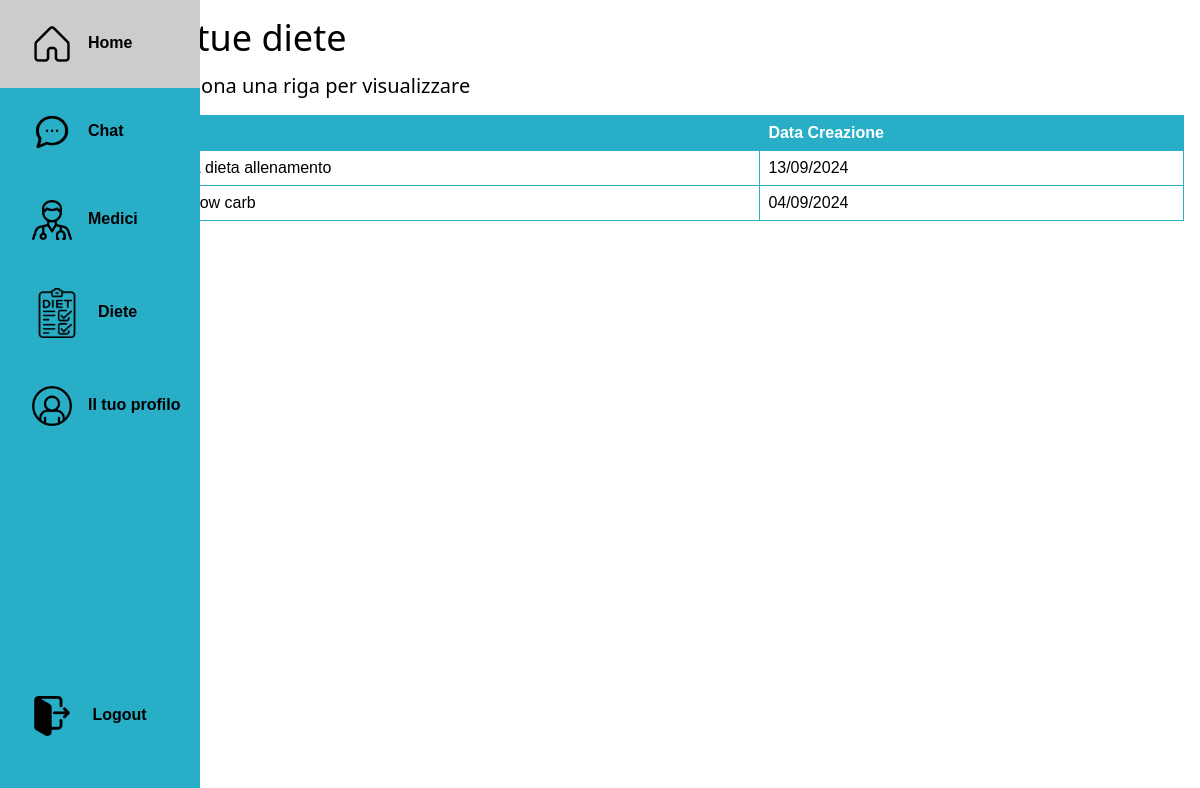
The app's page /diet/ (signed in) with its own data.
### myapp/models.py (models this page shows)
class Dieta(models.Model):
    id_medico = models.ForeignKey(Utente, null=True, on_delete=models.CASCADE, related_name='IDMedico')
    paziente = models.ForeignKey(Utente, null=True, on_delete=models.CASCADE, related_name='IDPaziente')
    data = models.DateTimeField()
    nome = models.CharField(max_length=60, blank=True)

### myapp/views.py (the view)
# urls.py: path('diet/', views.diet, name='diet'),
@login_required(login_url='login')
def diet(request):
    paz=get_object_or_404(Utente, id=request.user.id)
    diete = Dieta.objects.filter(paziente=paz).order_by('-data')
    diete_info = []
    for dieta in diete:
            pasti = Pasto.objects.filter(idDieta=dieta)
            pasti_info = []
            for pasto in pasti:
                alimento = get_object_or_404(Alimento, pk=pasto.idalimento_id)
                pasti_info.append({
                    'id': pasto.id,
                    'nome_alimento': alimento.nome,
                    'proteine': alimento.proteine,
                    'grassi': alimento.grassi,
                    'carboidrati': alimento.carboidrati,
                    'calorie': alimento.calorie,
                    'quantita': pasto.qta,
                    'tipo': pasto.tipo,
                    'giorno': pasto.giorno,
                })
            diete_info.append({
                'id': dieta.id,
                'nome': dieta.nome,
                'data': dieta.data,
                'pasti': pasti_info
            })
    context = {
        'diete' : diete_info
    }
    return render(request, 'diet/diet.html', context)

### myapp/templates/diet/diet.html (shortened to what this page needs)
{% extends 'base.html' %}
{% load static %}
{% block content %}
<link rel="stylesheet" href="{% static 'css/diet.css' %}">
<div class="w3-margin-left w3-margin-right">
    <h1>Le tue diete</h1>
    <h4>Seleziona una riga per visualizzare</h4>
    <div class="summary w3-margin-top" style="width: 100%;">
        <table>
            <tr>
                <th>Dieta</th>
                <th>Data Creazione</th>
            </tr>
            {% for d in diete %}
            <tr onclick="showDietaDetails('{{ d.id }}')" style="cursor: pointer;">
                <td>{{ d.nome }}</td>
                <td>{{ d.data|date:"d/m/Y" }}</td>
            </tr>
            {% empty %}
            <tr>
                <td colspan="2"><strong>Non ci sono diete registrate per questo paziente.</strong></td>
            </tr>
            {% endfor %}
        </table>
    </div>
    <div class="scroll-pane  w3-margin-left  w3-margin-right"
        style="display:flex;border: 1px solid white; overflow-y: auto; height: 100%; width: 100%; margin-bottom: 5%;">
    </div>
</div>
{% endblock %}

### static/css/styles.css (style rules this page uses)
table { border-collapse: collapse; width: 100%; margin-bottom: 1em; }
table, th, td { border: 1px solid #28afc7; }
th, td { padding: 8px; text-align: left; }
th { background-color: #28afc7; color: white; }
html { box-sizing: border-box }
*, *:before, *:after { box-sizing: inherit }
html { -ms-text-size-adjust: 100%; -webkit-text-size-adjust: 100% }
html, body { font-family: Arial, sans-serif; margin: 0; padding: 0; display: flex; margin: 0; height: 100%; width: 100%; }
html { overflow-x: hidden }
h1 { font-size: 36px; font-family: Garamond, serif; }
h4 { font-size: 20px }
h1, h2, h3, h4, h5, h6 { font-family: "Segoe UI", Arial, sans-serif; font-weight: 400; margin: 10px 0 }
.w3-margin-top { margin-top: 16px !important }
.w3-margin-left { margin-left: 16px !important }
.w3-margin-right { margin-right: 16px !important }

### static/css/diet.css (style rules this page uses)
table { border-collapse: collapse; width: 100%; margin-bottom: 1em; }
table, th, td { border: 1px solid #28afc7; }
th, td { padding: 8px; text-align: left; }
th { background-color: #28afc7; color: white; }

### records on screen
Dieta: nome "nuova dieta allenamento", data "13/09/2024"
Dieta: nome "dieta low carb", data "04/09/2024"
